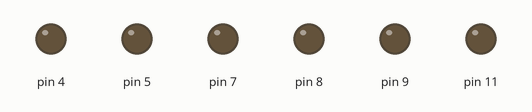
Recording of a sketch running on a simulated Arduino Uno, built with avr-gcc and run on an emulated ATmega328P. On the bench: output pins drawn as LEDs (lit = HIGH).

Above: at 0.1 s.
At 1.1 s:
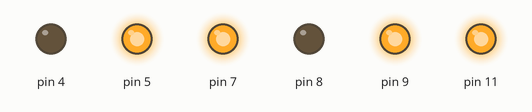
At 2.1 s:
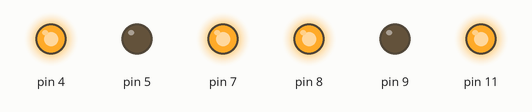
At 2.9 s:
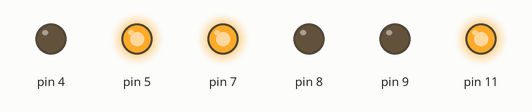
At 3.9 s:
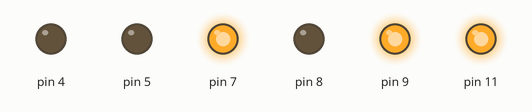
At 4.4 s:
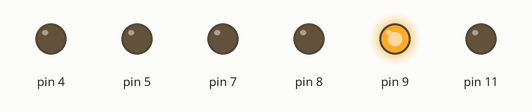
Timing chart, 0 to 5.9 s (numbered marks = the images above):
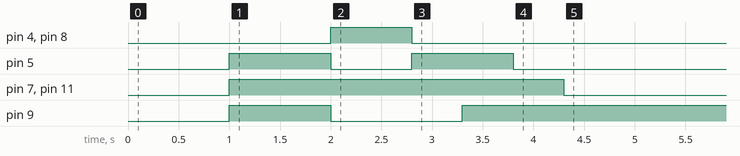

The sketch:

sketch_jul19a.ino
```cpp
// Объявляем переменные для хранения состояния двух моторов.
int motor_L1, motor_L2, input_L;
int motor_Rl, motor_R2, input_R;

void setup()
{
  // Переменные - номера контактов (пинов) Arduino.
  // Для левых и правых моторов машинки.
  setup_motor_system(9, 8, 11, 5, 4, 7);
  stopengine();
  delay(1000);
  setspeed(255, 255); // устанавливает макс, скорость колес,
  forward(); // едет вперед 1 секунду.
  delay(1000);
  backward(); // движется назад 0,8 секунд,
  delay(800);
  forward_left(); // поворачивает налево 0,5 секунд,
  delay(500);
  forward(); // едет вперед 0,5 секунд,
  delay(500);
  forward_right(); // поворачивает направо 0,5 секунд,
  delay(500);
  stopengine();
}

// Основная программа,
void loop ()
{


}

// Функция инициализации управления моторами.
void setup_motor_system(int L1, int L2, int iL, int Rl, int R2, int iR)
{
  // Заносятся в переменные номера контактов (пинов) Arduino.
  motor_L1=L1;
  motor_L2=L2;
  input_L=iL;

  // Для левых и правых моторов робота.
  motor_Rl=Rl; motor_R2=R2; input_R=iR;

  // Переводятся указанные порты в состояние вывода данных.

  pinMode(motor_L1, OUTPUT);
  pinMode(motor_L2, OUTPUT);
  pinMode(input_L, OUTPUT);
  pinMode(motor_Rl, OUTPUT);
  pinMode(motor_R2, OUTPUT);
  pinMode(input_R, OUTPUT);
}

// Функция задает скорость двигателя,
void setspeed(int LeftSpeed, int RightSpeed)
{
  // Задает ширину положительного фронта от 0 до 255.
  analogWrite(input_L, LeftSpeed);
  analogWrite(input_R, RightSpeed);
  // Чем больше, тем интенсивнее работает мотор.
}
// Движение вперед,
void forward()
{
  // Если двигатель будет работать не в ту сторону,
  // поменять на нем контакты местами.
  digitalWrite(motor_L1,HIGH);
  digitalWrite(motor_L2,LOW);
  digitalWrite(motor_Rl,HIGH);
  digitalWrite (motor_R2,LOW) ;
}
// Поворот налево с блокировкой левых колес,
void forward_left()
{
  // блокировка вращения левых колес.
  digitalWrite(motor_L1, LOW);
  digitalWrite(motor_L2, LOW);
  // правые колеса вращаются.
  digitalWrite(motor_Rl, HIGH);
  digitalWrite(motor_R2, LOW);
}
// Поворот направо с блокировкой правых колес,
void forward_right()
{
  // левые колеса вращаются.
  digitalWrite(motor_L1, HIGH);
  digitalWrite(motor_L2, LOW);
  // блокировка вращения правых колес.
  digitalWrite(motor_Rl, LOW);
  digitalWrite(motor_R2, LOW);
}
// Включаем движение назад,
void backward()
{
// Смена направления вращения двигателей.
  digitalWrite(motor_L2, HIGH);
  digitalWrite(motor_L1,LOW);
  digitalWrite(motor_R2, HIGH);
  digitalWrite(motor_Rl,LOW);
}

void stopengine()
{
  // Блокировка всех колес.
  setspeed(0, 0); // устанавливает макс, скорость колес,

}
```
